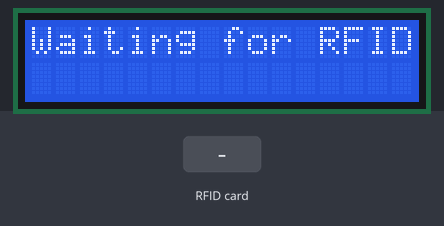
Bench run of a sketch on a simulated ESP8266 (NodeMCU). Parts: 16×2 character LCD. Inputs (shaded band) come from the test bench. WiFi joins after 1.5 s; servers stay silent unless stated; what the sketch prints to the serial monitor is not drawn.

Above: at 3.1 s.
3.2 s: RFID card 5E 7A 19 C4 held to the reader
At 4.5 s:
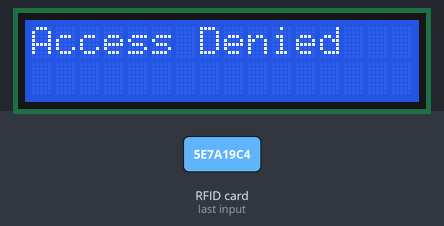
Timing chart, 0 to 6.2 s (numbered marks = the images above; inputs shaded):
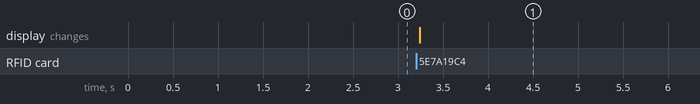

Measured:
- after the input at 3.2 s, the display: changes at once (image 1)

The sketch:

rfid.ino
```cpp
#define BLYNK_TEMPLATE_ID ""
#define BLYNK_TEMPLATE_NAME ""
#define BLYNK_AUTH_TOKEN ""

#include <SPI.h>
#include <MFRC522.h>
#include <BlynkSimpleEsp8266.h>
#include <Wire.h>
#include <LiquidCrystal_I2C.h>

#define RST_PIN D3
#define SS_PIN D4

MFRC522 rfid(SS_PIN, RST_PIN);

// Wi-Fi credentials
char ssid[] = "";
char pass[] = "";

#define VIRTUAL_PIN V0

//UID
String predefinedUID = "";

LiquidCrystal_I2C lcd(0x27, 16, 2);

void setup() {
  Serial.begin(9600);

  SPI.begin();
  rfid.PCD_Init();
  Serial.println("Place your RFID card...");

  lcd.begin();
  lcd.backlight();
  lcd.setCursor(0, 0);
  lcd.print("Waiting for RFID");

  Blynk.begin(BLYNK_AUTH_TOKEN, ssid, pass);
}

void loop() {
  Blynk.run();

  if (!rfid.PICC_IsNewCardPresent() || !rfid.PICC_ReadCardSerial()) {
    return;
  }

  String uid = "";
  for (byte i = 0; i < rfid.uid.size; i++) {
    uid += String(rfid.uid.uidByte[i], HEX);
  }
  uid.toUpperCase();
  Serial.println("RFID Card UID: " + uid);

  if (uid == predefinedUID) {
    Blynk.virtualWrite(VIRTUAL_PIN, 1);
    Serial.println("Number 1 sent to Blynk.");

    lcd.clear();
    lcd.setCursor(0, 0);
    lcd.print("Access Granted");
    delay(3000);
    lcd.clear();
    lcd.setCursor(0, 0);
    lcd.print("Waiting for RFID");
  } else {
    lcd.clear();
    lcd.setCursor(0, 0);
    lcd.print("Access Denied");
    delay(3000);
    lcd.clear();
    lcd.setCursor(0, 0);
    lcd.print("Waiting for RFID");

    Serial.println("UID does not match. Access Denied.");
  }

  delay(1000);

  rfid.PICC_HaltA();
}
```
